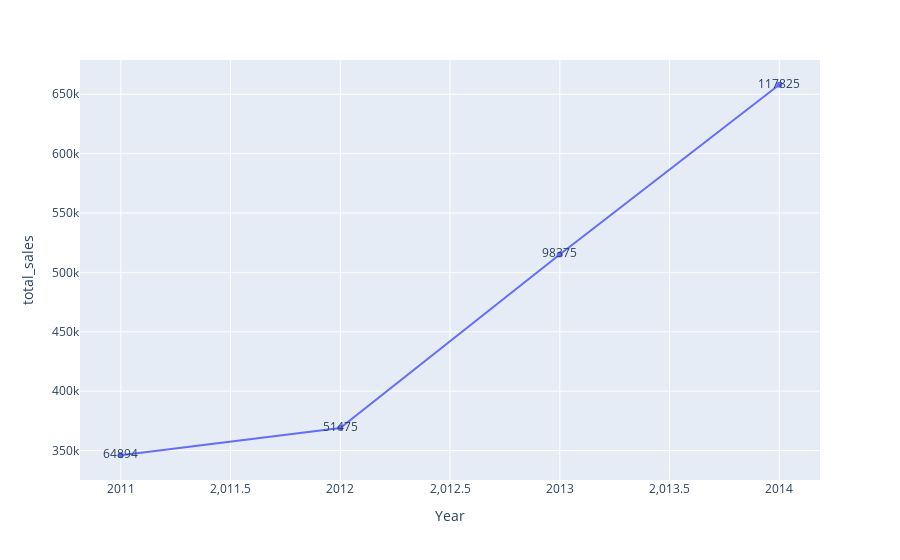

The cell this chart's notebook holds for it:
### Code cell
fig=px.line(data_frame=ndf,x='Year',y='total_sales',markers='o',text='total_profit')
fig.show()

### Figure 1 — Plotly figure (JSON) as saved in the notebook; plotly's stock layout.template omitted (floating-point values rounded to 4 significant figures)
{"data": [{"hovertemplate": "Year=%{x}<br>total_sales=%{y}<br>total_profit=%{text}<extra></extra>", "legendgroup": "", "line": {"color": "#636efa", "dash": "solid"}, "marker": {"symbol": "circle"}, "mode": "lines+markers+text", "name": "", "orientation": "v", "showlegend": false, "text": [64894, 51475, 98375, 117825], "type": "scatter", "x": [2011, 2012, 2013, 2014], "xaxis": "x", "y": [346028, 368975, 515047, 657953], "yaxis": "y"}], "layout": {"legend": {"tracegroupgap": 0}, "margin": {"t": 60}, "xaxis": {"anchor": "y", "domain": [0, 1], "title": {"text": "Year"}}, "yaxis": {"anchor": "x", "domain": [0, 1], "title": {"text": "total_sales"}}}}
